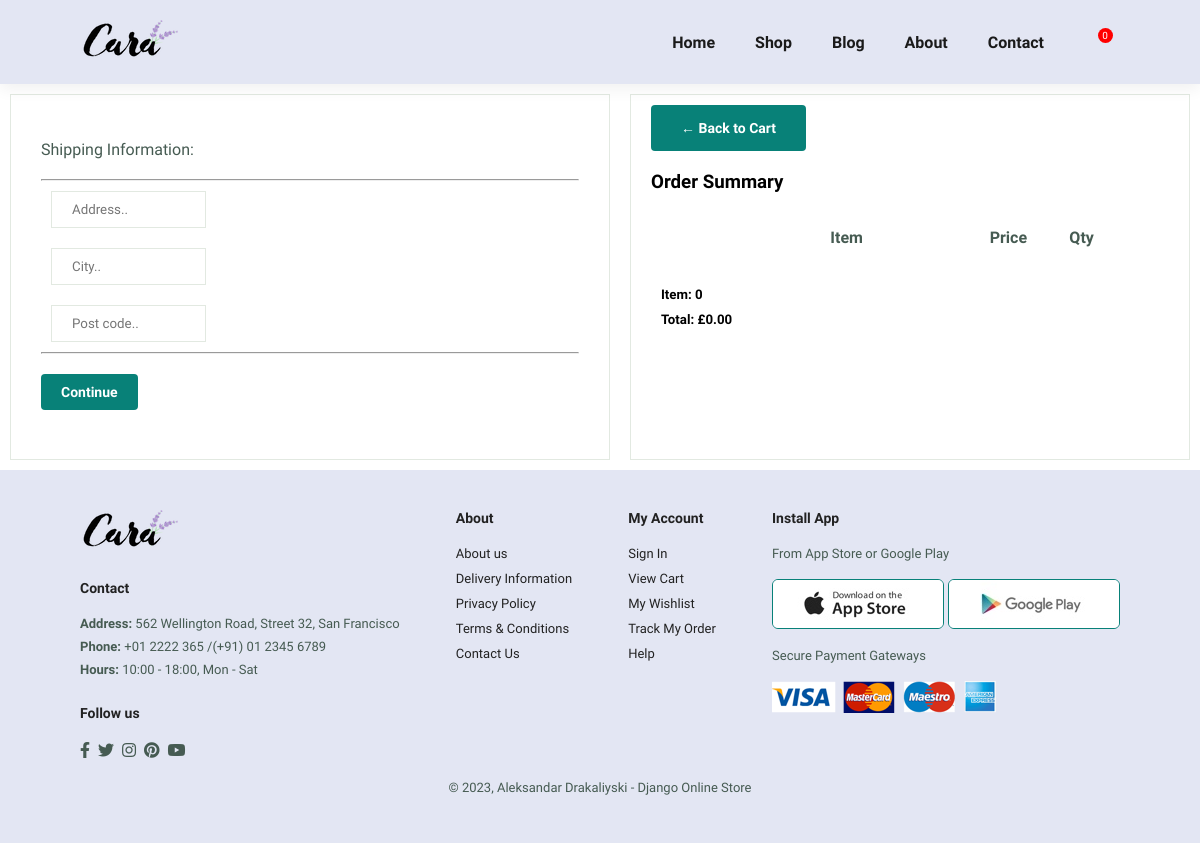
/checkout/ (signed in), run on an earlier commit of the app's database.
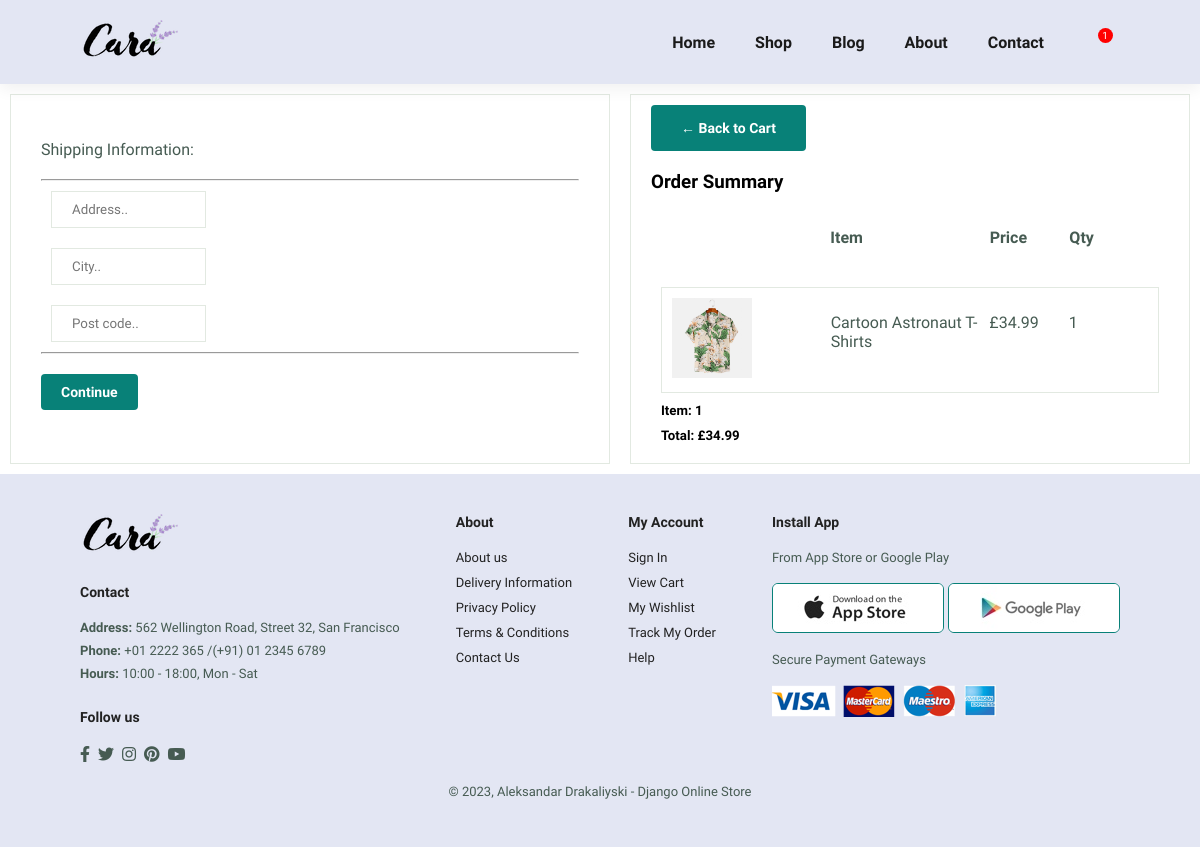
And on a later commit of the database.
### store/models.py (models this page shows, shortened)
class Order(models.Model):
    customer = models.ForeignKey(Customer, on_delete=models.SET_NULL, blank=True, null=True)
    date_ordered = models.DateTimeField(auto_now_add=True)
    complete = models.BooleanField(default=False)
    transaction_id = models.CharField(max_length=100, null=True)
    @property
    def get_cart_total(self):
        orderitems=self.orderitem_set.all()
        total = sum([item.get_total for item in orderitems])
        return total
    @property
    def get_cart_items(self):
        orderitems=self.orderitem_set.all()
        total = sum([item.quantity for item in orderitems])
        return total

class OrderItem(models.Model):
    product = models.ForeignKey(Product, on_delete=models.SET_NULL, blank=True, null=True)
    order = models.ForeignKey(Order, on_delete=models.SET_NULL, blank=True, null=True)
    quantity = models.IntegerField(default=0, blank=True, null=True)
    date_added = models.DateTimeField(auto_now_add=True)
    def __str__(self) -> str:
        return str(self.id)
    @property
    def get_total(self):
        return self.product.price * self.quantity

class Product(models.Model):
    name = models.CharField(max_length=200, null=True)
    price = models.DecimalField(max_digits=7, decimal_places=2)
    brand = models.CharField(max_length=200, null=True)
    image = models.ImageField(null=True, blank=True)
    price_id = models.CharField(max_length=200)
    @property
    def imageURL(self):
        try:
            url = self.image.url
        except:
            url = ''
        return url

### store/views.py (the view)
# urls.py: path('checkout/', views.checkout, name='checkout'),
def checkout(request):
    guest_data = cart_data(request)
    cart_items = guest_data['cart_items']
    order = guest_data['order']
    items = guest_data['items']
    context = {
        'items': items,
        'order': order,
        'get_cart_items': 0,
        'cart_items': cart_items,
    }
    return render(request, 'store/checkout.html', context)

### store/utils.py (called while the page is built)
def cart_data(request):
    if request.user.is_authenticated:
        customer = request.user.customer
        order, created = Order.objects.get_or_create(customer=customer, complete=False)
        items = order.orderitem_set.all()
        cart_items = order.get_cart_items
        print('Items when the user is logged in', items)
    else:
        guest_data = guest_cart(request)
        cart_items = guest_data['cart_items']
        order = guest_data['order']
        items = guest_data['items']
        print('Items when the user is logged out', items)
    data = {
        'items': items,
        'order': order,
        'cart_items': cart_items,
    }
    return data

### store/templates/store/checkout.html (shortened to what this page needs)
{% extends 'store/base.html' %}
{% load static %}
{% block content %}
<div class="checkout-container">
    <div class="form-container">
        <form id="form"> {% csrf_token %}
            <div id="shipping-info">
                    <p>Shipping Information:</p>
                    <hr>
                    <div class="form-field">
                        <input class="form-control" type="text" name="address" placeholder="Address..">
                    </div>
                    <div class="form-field">
                        <input class="form-control" type="text" name="city" placeholder="City..">
                    </div>
                    <div class="form-field">
                        <input class="form-control" type="text" name="postcode" placeholder="Post code..">
                    </div>
            </div>
            <hr>
            <button id='submit-btn' class="normal" type="submit">Continue</button>
        </form>
        <br>
    </div>
    <div class="summary-container">
        <button class="normal"><a href="{% url 'cart' %}">&#x2190; Back to Cart</a></button>
        <h3>Order Summary</h3>
        <div class="order-description">
            <div style="flex:2"></div>
            <div style="flex:2"><p><strong>Item</strong></p></div>
            <div style="flex:1"><strong><p>Price</p></strong></div>
            <div style="flex:1"><strong><p>Qty</p></strong></div>
        </div>
        {% for item in items %}
            <div class="cart-row">
                <div style="flex:2"><img src="{{ item.product.imageURL }}"></div>
                <div style="flex:2"><p>{{ item.product.name }}</p></div>
                <div style="flex:1"><p>£{{ item.product.price|floatformat:2 }}</p></div>
                <div style="flex:1"><p>{{ item.quantity }}</p></div>
            </div>
        {% endfor %}
        <div id="total" class="total-container">
            {% if order.get_cart_items > 1 %}
                <h5>Items: {{ order.get_cart_items }}</h5>
            {% else %}
                <h5>Item: {{ order.get_cart_items }}</h5>
            {% endif %}
            <h5>Total: £{{order.get_cart_total|floatformat:2}}</h5>
        </div>
    </div>
</div>
{% endblock %}

### store/templates/store/base.html (shortened to what this page needs)
<!DOCTYPE html>
{% load static %}
<html lang="en">
<head>
    <link rel="stylesheet" href="https://pro.fontawesome.com/releases/v5.10.0/css/all.css"/>
    <link rel="stylesheet" href="{% static 'css/style.css' %}">
</head>
<body>
    <section id="header">
        <a href="{% url 'home' %}"><img src="{% static 'images/logo.png' %}" alt="logo" class="logo" /></a>
        <div>
          <ul id="navbar">
            <li><a href="{% url 'home' %}">Home</a></li>
            <li><a href="{% url 'shop' %}">Shop</a></li>
            <li><a href="{% url 'blog' %}">Blog</a></li>
            <li><a href="{% url 'about' %}">About</a></li>
            <li><a href="{% url 'contact' %}">Contact</a></li>
            <div class="cart-container">
              <li><a href="{% url 'cart' %}" id="lg-bag"><i class="far fa-shopping-bag cart-icon"></i></a>
                <p id="cart-total">{{cart_items}}</p>
            </div>
          </ul>
        </div>
      </section>
    <div class="container">
        {% block content %}
        {% endblock content %}
    </div>
    <footer class="section-p1">
        <div class="col">
          <img class="logo" src="{% static 'images/logo.png' %}" alt="logo" />
          <h4>Contact</h4>
          <p>
            <strong> Address: </strong>562 Wellington Road, Street 32, San
            Francisco
          </p>
          <p><strong> Phone: </strong> +01 2222 365 /(+91) 01 2345 6789</p>
          <p><strong> Hours: </strong> 10:00 - 18:00, Mon - Sat</p>
          <div class="follow">
            <h4>Follow us</h4>
            <div class="icon">
              <i class="fab fa-facebook-f"></i>
              <i class="fab fa-twitter"></i>
              <i class="fab fa-instagram"></i>
              <i class="fab fa-pinterest"></i>
              <i class="fab fa-youtube"></i>
            </div>
          </div>
        </div>
        <div class="col">
          <h4>About</h4>
          <a href="{% url 'about' %}">About us</a>
          <a href="#">Delivery Information</a>
          <a href="#">Privacy Policy</a>
          <a href="#">Terms & Conditions</a>
          <a href="{% url 'contact' %}">Contact Us</a>
        </div>
        <div class="col">
          <h4>My Account</h4>
          <a href="#">Sign In</a>
          <a href="#">View Cart</a>
          <a href="#">My Wishlist</a>
          <a href="#">Track My Order</a>
          <a href="#">Help</a>
        </div>
        <div class="col install">
          <h4>Install App</h4>
          <p>From App Store or Google Play</p>
          <div class="row">
            <img src="{% static 'images/pay/app.jpg' %}" alt="" />
            <img src="{% static 'images/pay/play.jpg' %}" alt="" />
          </div>
          <p>Secure Payment Gateways</p>
          <img src="{% static 'images/pay/pay.png' %}" alt="" />
        </div>
        <div class="copyright">
          <p>© 2023, Aleksandar Drakaliyski - Django Online Store</p>
        </div>
      </footer>
</body>
</html>

### static/css/style.css (style rules this page uses)
* { margin: 0; padding: 0; box-sizing: border-box; font-family: "Spartan", sans-serif; }
html { scroll-behavior: smooth; }
h4 { font-size: 20px; color: #222; }
p { font-size: 16px; color: #465b52; margin: 15px 0 20px 0; }
a { text-decoration: none; color: #fff }
.section-p1 { padding: 40px 80px; }
button.normal { font-size: 14px; font-weight: 600; padding: 15px 30px; color: #000; background-color: #fff; border-radius: 4px; cursor: pointer; border: none; outline: none; transition: 0.2s; }
body { width: 100%; }
#header { display: flex; align-items: center; justify-content: space-between; padding: 20px 80px; background: #e3e6f3; box-shadow: 0 5px 15px rgba(0, 0, 0, 0.06); z-index: 999; position: sticky; top: 0; left: 0; }
#navbar { display: flex; align-items: center; justify-content: center; }
#navbar li { list-style: none; padding: 0 20px; position: relative; }
#navbar li a { text-decoration: none; font-size: 16px; font-weight: 600; color: #1a1a1a; transition: 0.3s ease; }
footer { display: flex; flex-wrap: wrap; justify-content: space-between; background-color: #e3e6f3; }
footer .col { display: flex; flex-direction: column; align-items: flex-start; margin-bottom: 20px; }
footer .logo { margin-bottom: 30px; }
footer h4 { font-size: 14px; padding-bottom: 20px; }
footer p { font-size: 13px; margin: 0 0 8px 0; }
footer a { font-size: 13px; text-decoration: none; color: #222; margin-bottom: 10px; }
footer .follow { margin-top: 20px; }
footer .follow i { color: #465b52; padding-right: 4px; cursor: pointer; }
footer .install .row img { border: 1px solid #088178; border-radius: 6px; }
footer .install img { margin: 10px 0 15px 0; }
footer .copyright { width: 100%; text-align: center; }
#cart-total { position: absolute; top: -20px; left: 60%; right: 50px; display: block; text-align: center; color:#fff; background-color: red; width: 15px; height: 15px; border-radius: 50%; font-size: 10px; padding: 3px; padding-top: 2px; }
.form-container { padding: 30px; border: 1px solid #e2e9e1; padding: 30px; width: 50%; margin: 10px; }
.form-container button { background-color: #088178; color: #fff; padding: 10px 20px; margin-top: 20px; }
.form-container input { padding: 10px 20px; outline: none; width: 30%; margin-right: 10px; border: 1px solid #e2e9e1; }
.form-field { padding: 10px 10px 10px 10px; }
.summary-container { flex: 1; padding: 10px 20px; outline: none; width: 30%; margin: 10px; border: 1px solid #e2e9e1; }
.summary-container button { background-color: #088178; margin-bottom: 20px; }
.summary-container img { width: 80px; }
.cart-row { display: flex; border: 1px solid #e2e9e1; padding: 10px 10px 10px 10px; margin: 10px; }
.checkout-container { display: flex; }
.total-container h5 { margin: 10px; }
.order-description { display: flex; padding: 10px; margin: 10px; }

What changed in the data, as far as the page shows it:
removed Order: get_cart_items "0", get_cart_total "0.00"
added OrderItem: product.imageURL (picture), product.name "Cartoon Astronaut T-Shirts", product.price "34.99", quantity "1"
added Order: get_cart_items "1", get_cart_total "34.99"
Also different on the page:
{{ cart_items }}: "0" → "1"
